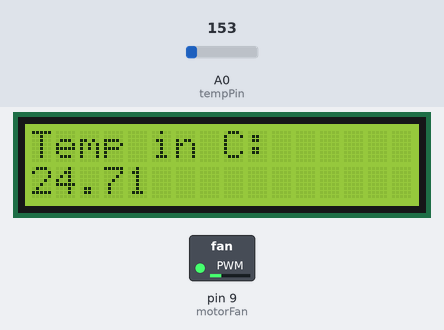
Recording of a sketch running on a simulated Arduino Uno, built with avr-gcc and run on an emulated ATmega328P. Parts: 16×2 character LCD, switched loads named in the sketch (green lamp = pin HIGH). The inputs (shaded band) are chosen by the test bench; at power-on: A0 (tempPin) = 153. What the sketch prints to the serial monitor is not drawn.

Above: at 1.2 s.
1.3 s: A0 (tempPin) set to 133
At 3.1 s:
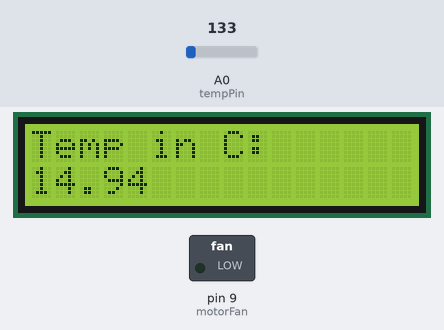
3.5 s: A0 (tempPin) set to 114
At 4.7 s:
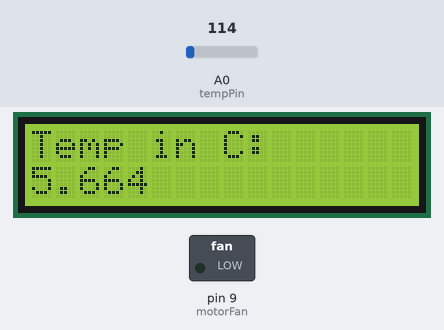
5.5 s: A0 (tempPin) set to 165
At 6.3 s:
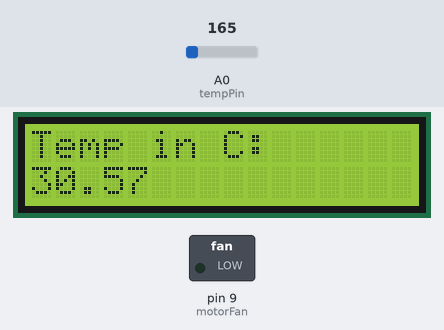
Timing chart, 0 to 8.5 s (numbered marks = the images above; inputs shaded):
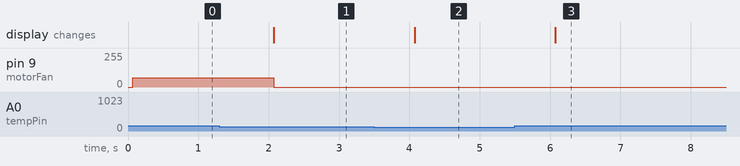

Measured:
- after the input at 1.3 s, pin 9 (motorFan): 71/255 → 0/255 after 0.77 s; the display: changes after 0.77 s (image 1)
- after the input at 3.5 s, the display: changes after 0.57 s (image 2)
- after the input at 5.5 s, the display: changes after 0.58 s (image 3)

The sketch:

Sulproharkka.ino
```cpp
#include <LiquidCrystal.h> /* library for the use of lcd screen */
int tempPin = A0; /* analog pin for temp sensor*/
int tempMin = 23.8;
int tempMax = 30.0; /* min and max values to start motor*/
int motorFan = 9; /* pin where the motor is connected*/
int motorFanSpeed = 0;

LiquidCrystal lcd(12, 11, 5, 4, 3, 2); /* the pins used on the lcd panels*/
void setup()
{
    lcd.begin(16,2); /* tells how large screen is*/
    lcd.print("Temp in C:");

    pinMode(motorFan, OUTPUT);
    pinMode(tempPin, INPUT);
    Serial.begin(9600); /* open a serial port*/
}

void loop()
{

  int sensorVal = analogRead(tempPin); /* to get the values from the sensor*/
  float voltage = (sensorVal/1024.0) * 5.0; /* calculation formula fron sensor's datasheet to change the values to celsius values*/
  float temp = (voltage - 0.5) * 100;


    lcd.setCursor(0,1); /* coordinates to move the cursor of the screen to the upper left*/
    lcd.print(temp);
    Serial.println(temp);

  if(temp<tempMin){
    motorFanSpeed = 0;
    digitalWrite(motorFan, LOW); /* motor off*/
  }

  if((temp>= tempMin) && (temp <= tempMax)){
    motorFanSpeed = map(temp, tempMin, tempMax, 50, 200); /* tells how fast the pin will rotate when given the temp values, min and max values*/
    analogWrite(motorFan, motorFanSpeed);
  }

    delay(1000); /* delaying outputs to make the values readable*/
}
```
